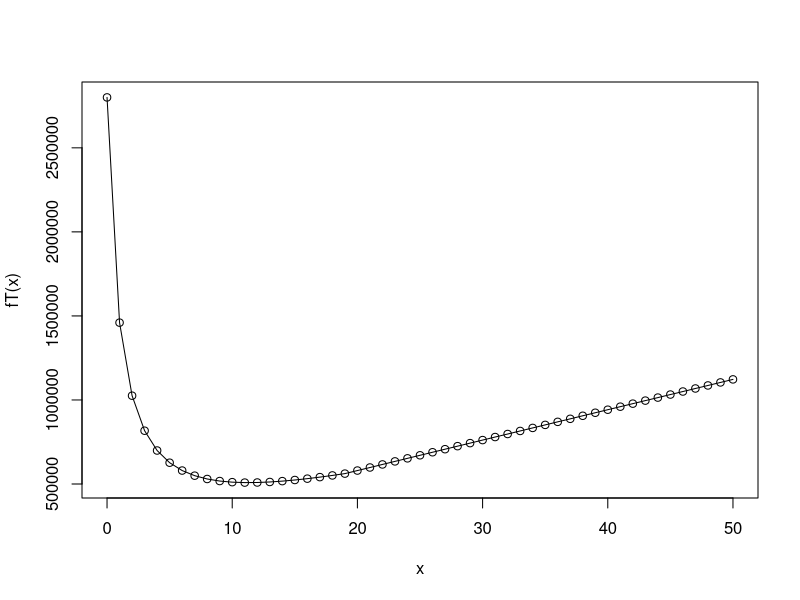
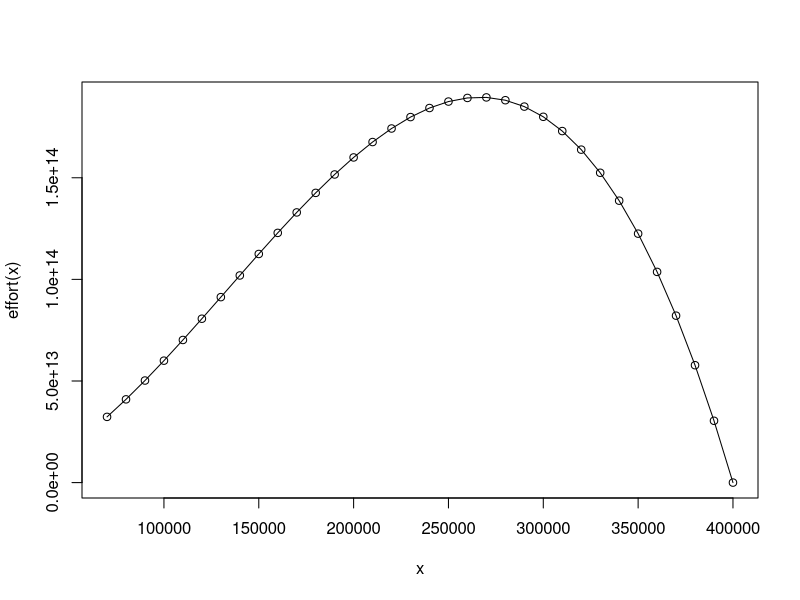

Write R code to recreate these figures, in order. (Note: this script raises an error after producing the figures.)
### Chapter 1 Question 4 ###

## Define the bisection and fprime command - eventually save to a library

fprime = function (f,a,h=0.0001){(f(a+h)-f(a-h))/(2*h)}

bisection = function(f,a,b,tol=0.0001){
  if (f(a)*f(b) > 0){
    return ("Boundary Conditions Not Met")
  }
  else{
    middle = a
    while (abs(f(middle))>tol){
      middle = (a+b)/2
      if (f(middle)*f(a)>0) (a = middle)
      else (b = middle)
      x=middle
      y=f(middle)
      ## if you want to "see" what happens at every step, take off the # of the next line ##
      #cat(sprintf("x-Val: %.4f ; f(x-val): %.4f\n",x,y))
    }
    return (middle)
  }
}

## Part A
## Define the function using boolean statements such as >, <=, == 
r = 5/7
x = seq(0,50,1)
fT = function(x){500*(200/(r*(x+1)))+(18000+800*200/(r*(x+1)))*x+(200/(r*(x+1))>14)*(10000*(200/(r*(x+1))-14))}
fT = Vectorize(fT)
plot(x,fT(x),type="o")
optimize(fT, interval=c(0,50),maximum=FALSE) ## returns 11.28 and $508k which is correct


##In class - "better" ans then optimization b/c you can't have a decimal down payment

dfT = function(x){fprime(fT,x)}=
  bisection(dfT,0,20) ##should return 11.28

cost = fT(x)
ans = data.frame(crews=x,cost=cost)
which(ans$cost==min(ans$cost)) ##outputs number of index
ans[which(ans$cost==min(ans$cost)),]

## In class - sensitivity analysis on size and duration of the fine
curr.fine=10000;curr.crews=11.28;curr.cost=508333.3
ans.crew=0;ans.cost=0;ans.days=0
r=5/7
finevalues=seq(5000,15000,1000)
for(i in 1:length(finevalues)){
  fine=finevalues[i]
  fT = function(x){500*(200/(r*(x+1)))+(18000+800*200/(r*(x+1)))*x+(200/(r*(x+1))>14)*(fine*(200/(r*(x+1))-14))}
  dT = function(x){fprime(fT,x)}
  ans.crew[i] = bisection(dT,0,50)
  ans.cost[i] = fT(ans.crew[i])
  ans.days[i] = 200/(r*(ans.crew[i]+1))
}
result = data.frame(fine = finevalues,crew=ans.crew,cost=ans.cost,days=ans.days)
print(result) ## shows in a table that days it takes to clean decreases as size of fine increases

## Can copy and paste the sensitivity analysis above but change "14" instead of "10000" to see how the duration of the fine changes the time it takes to clean up


### Chapter 1 Question 5 ###

## Part A
## Define Variables
r = 0.08
K = 400000

## Enter Function with range from current to max population
effort = function (x){
  return((r*x*(1-x/K))/0.00001*x)
}
x = seq(70000,400000,10000)
plot(x,effort(x),type="o")

## Stabilization rate is at local max because derivative is zero
optimize(effort, interval=c(70000,400000),maximum=TRUE)

## Part B (Sensitivity to intrinsic growth rate)
## Define range for sensative variable
r = seq(0.05,0.11,.01)
ans = array(0,length(r))
for(i in 1:length(r)){
  effort = function(x){
    return((r*x*(1-x/K))/0.00001*x)
  }
  dEffort = function(x){fprime(effort,x,)}
  ans[i] = bisection(dEffort,70000,400000)
}
print(ans)
plot(r,ans,"o",xlab="r",ylab="Effort (E)")
title("Sensitivity of Intrinsic Growth Rate")

## Part C (sensitivity to maximum sustainable population)
K = seq(200000,600000,10000)
ans = array(0,length(K))
for(i in 1:length(K)){
  effort = function(x){
    return((r*x*(1-x/K))/0.00001*x)
  }
  dEffort = function(x){fprime(effort,x,)}
  ans[i] = bisection(dEffort,70000,400000)
}
print(ans)
plot(r,ans,"o",xlab="r",ylab="Effort (E)")
title("Sensitivity of maximum population")

### Chapter 1 Question 6 ###

## Part A
K=400000
r=0.08
x = function(E){return((0.00001*E*K-r) / -r)}
profit = function (E){
  return(6000*(0.00001*E*x(E))-(500*E))
}
E = seq(0,10000000,10000)
x(E) = seq(70000,400000,10000) ##Don't know where to set this parameter (current and max population)
plot(E,profit(E),type="l")

optimize(profit, interval=c(0,10000000),maximum=TRUE)

